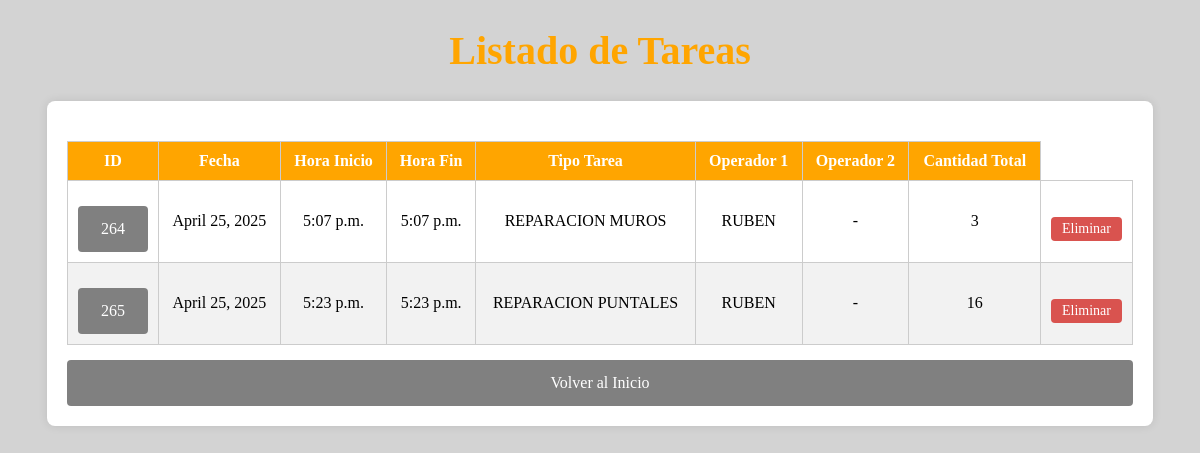
Page /lista_tareas/ on the committed database.
### pda/models.py (models this page shows, shortened)
class TipoTarea(models.Model):
    nombre=models.TextField(null=True,blank=True)

class Patio(models.Model):
    fecha = models.DateField(verbose_name='Fecha', null=True, blank=True)
    horaInicio = models.TimeField(verbose_name='H.Inicio', null=True, blank=True)
    horaFin = models.TimeField(verbose_name='H.Fin', null=True, blank=True)
    idTipTarea = models.IntegerField(verbose_name='Tip.Tarea', null=True, blank=True)
    idOper1 = models.IntegerField(verbose_name='Op.1', null=True, blank=True)
    idOper2 = models.IntegerField(verbose_name='Op.2', null=True, blank=True)
    cantidad = models.IntegerField(verbose_name='Cantidad', null=True, blank=True)

class Trabajador(models.Model):
    nombre=models.TextField(null=True,blank=True)

### pda/views.py (the view)
# urls.py: path('lista_tareas/',lista_tareas_completa,name='listaTareas'),
def lista_tareas_completa(request):
    tareas = Patio.objects.all().order_by('-fecha')
    tareas_info = []
    for tarea in tareas:
        tarea_info = {
            'id': tarea.id,
            'fecha': tarea.fecha,
            'horaInicio': tarea.horaInicio,
            'horaFin': tarea.horaFin,
            'tipo_tarea': TipoTarea.objects.filter(id=tarea.idTipTarea).first(),
            'operador1': Trabajador.objects.filter(id=tarea.idOper1).first(),
            'operador2': Trabajador.objects.filter(id=tarea.idOper2).first() if tarea.idOper2 else None,
            'cantidad': tarea.cantidad
        }
        tareas_info.append(tarea_info)
    return render(request, 'lista_tareas.html', {
        'tareas_info': tareas_info
    })

### templates/lista_tareas.html (shortened to what this page needs)
<!DOCTYPE html>
<html lang="es">
<head>
</head>
<body>
    <h1>Listado de Tareas</h1>
    <div class="container">
        <div class="form-container">
            <table>
                <thead>
                    <tr>
                        <th>ID</th>
                        <th>Fecha</th>
                        <th>Hora Inicio</th>
                        <th>Hora Fin</th>
                        <th>Tipo Tarea</th>
                        <th>Operador 1</th>
                        <th>Operador 2</th>
                        <th>Cantidad Total</th>
                    </tr>
                </thead>
                <tbody>
                    {% for t in tareas_info %}
                    <tr>
                        <td><a href="{% url 'detalle_tarea' tarea_id=t.id %}">{{ t.id }}</a></td>
                        <td>{{ t.fecha }}</td>
                        <td>{{ t.horaInicio }}</td>
                        <td>{{ t.horaFin }}</td>
                        <td>{{ t.tipo_tarea.nombre }}</td>
                        <td>{{ t.operador1.nombre }}</td>
                        <td>{% if t.operador2 %}{{ t.operador2.nombre }}{% else %}-{% endif %}</td>
                        <td>{{ t.cantidad }}</td>
                        <td><a href="{% url 'eliminarTarea' t.id %}" class="btn-eliminar">Eliminar</a></td>
                    </tr>
                    {% endfor %}
                </tbody>
            </table>
            <a href="/paginaInicial/">Volver al Inicio</a>
        </div>
    </div>
</body>
</html>

### templates/lista_tareas.html (style rules this page uses)
body { background-color: lightgrey; }
h1 { text-align: center; color: orange; font-size: 40px; }
.container { display: flex; justify-content: center; margin-top: 20px; }
.form-container { background-color: white; padding: 20px; border-radius: 8px; box-shadow: 0 0 10px rgba(0, 0, 0, 0.1); width: 90%; overflow-x: auto; }
table { width: 100%; border-collapse: collapse; margin-top: 20px; }
th, td { border: 1px solid #ccc; padding: 10px; text-align: center; }
th { background-color: orange; color: white; }
tr:nth-child(even) { background-color: #f2f2f2; }
a { text-decoration: none; color: white; display: block; background-color: grey; padding: 14px 20px; text-align: center; margin-top: 15px; width: 100%; box-sizing: border-box; border-radius: 4px; }
.btn-eliminar { background-color: #d9534f; color: white; padding: 4px 8px; font-size: 12px; border: none; border-radius: 4px; text-decoration: none; cursor: pointer; font-size: 14px; transition: background-color 0.3s ease; display: inline-block; }

### rows in the picture
TipoTarea: id "264", fecha "April 25, 2025", horaInicio "5:07 p.m.", horaFin "5:07 p.m.", tipo_tarea.nombre "REPARACION MUROS", operador1.nombre "RUBEN", cantidad "3"
TipoTarea: id "265", fecha "April 25, 2025", horaInicio "5:23 p.m.", horaFin "5:23 p.m.", tipo_tarea.nombre "REPARACION PUNTALES", operador1.nombre "RUBEN", cantidad "16"
